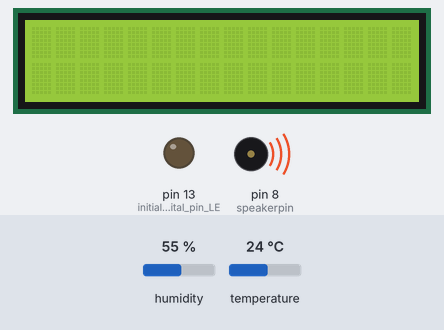
Recording of a sketch running on a simulated Arduino Uno, built with avr-gcc and run on an emulated ATmega328P. On the bench: 16×2 character LCD, output pins drawn as LEDs (lit = HIGH), buzzer (waves = sounding). The inputs (shaded band) are chosen by the test bench; at power-on: humidity 55 %, temperature 24 °C. What the sketch prints to the serial monitor is not drawn.

Above: at 1.2 s.
1.3 s: humidity set to 52 %
At 5.5 s:
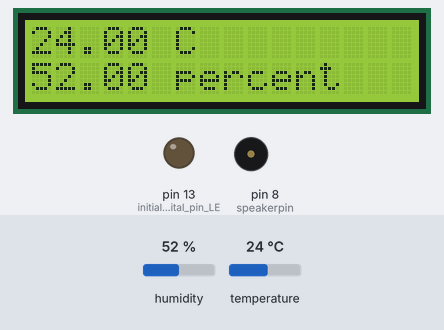
5.6 s: humidity set to 49 %
At 7.4 s:
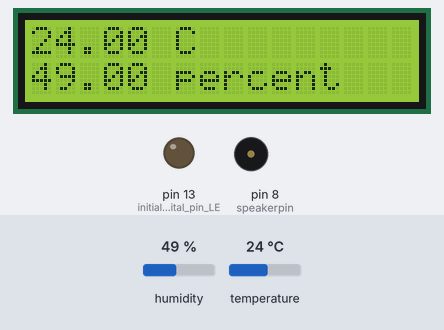
9.6 s: temperature set to 12 °C
At 11.5 s:
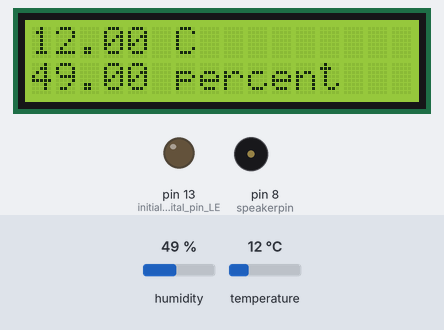
13.6 s: temperature set to 19 °C
At 15.6 s:
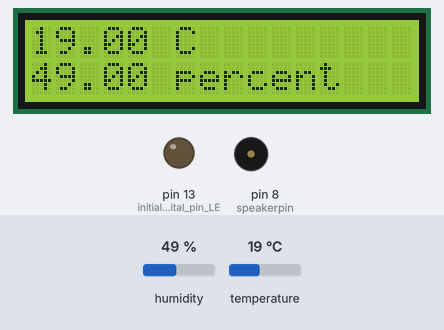
Timing chart, 0 to 17.1 s (numbered marks = the images above; inputs shaded):
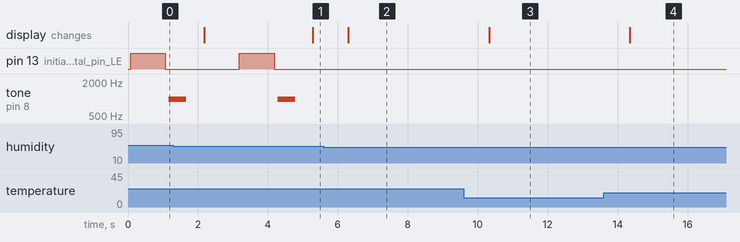

The sketch:

Lcd_DHT22.ino
```cpp
#include <Adafruit_Sensor.h>
#include <DHT.h>
#include <LiquidCrystal.h>         //Add this library to initialize LCD

//Constants
#define DHTPIN 7                  // what pin we're connected to
#define DHTTYPE DHT22            // DHT 22  (AM2302)
DHT dht(DHTPIN, DHTTYPE);        // Initialize DHT sensor for normal 16mhz Arduino
const int rs = 12, en = 11, d4 = 5, d5 = 4, d6 = 3, d7 = 2;
LiquidCrystal lcd(rs,en,d4,d5,d6,d7); //initialize pins for LCD

//Variables
int chk;
float humidity;             //Stores humidity value
float temperature;         //Stores temperature value
const int speakerpin = 8; // digital pin on the Arduino that the positive lead of speaker is attached.


void setup()
{
  lcd.begin(16,2);
  Serial.begin(9600);
  dht.begin();
  pinMode(LED_BUILTIN, OUTPUT);                     // initialize digital pin LED_BUILTIN as an output.
  pinMode(speakerpin,OUTPUT);                       // pin 8 is set as output.
  lcd.print("hello, world!");                       // Print a message to the LCD.
  lcd.clear();
  Serial.println("Humidity,Temp");
}

void loop()
{
    //Read data and store it to variables humidity and temperature
    humidity = dht.readHumidity();
    temperature= dht.readTemperature();

    if(humidity > 50)
     {
       digitalWrite(LED_BUILTIN, HIGH);   // turn the LED on
       delay(1000);                       // wait for 1sec
       digitalWrite(LED_BUILTIN, LOW);    // turn the LED off
       delay(100);
     }
    else
     {
       digitalWrite(LED_BUILTIN, LOW);    // turn the LED off
     }

     if(humidity > 50)
     {
      tone(speakerpin, 1000, 500);    //tone(pin,freq(1KHz),duration(500msec))
      delay(500);
      noTone(speakerpin);
      delay(500);
     }
     else
     {
      noTone(speakerpin);
     }

    //Print temperature and humidity values to serial monitor
    //Serial.print("Humidity: ");
    Serial.print(humidity);
    //Serial.print(" %, Temp: ");
    Serial.print(",");
    Serial.println(temperature);
    //Serial.println(" Celsius");

    lcd.display(); // Turn on the display:
    //Print temperature and humidity value on 16X2 LCD
    lcd.setCursor(0,0);                                //top left
    lcd.print(temperature);
    lcd.print(" C");
    lcd.setCursor(0,1);                               //bottom left
    lcd.print(humidity);
    lcd.print(" percent");
    delay(1000);                                     //Delay 2 sec.
}
/*
void dht22sensor(float humidity)
{
  float hum;
  if(hum > 50)
  {
    for(int i = 0; i<5; i++){
      digitalWrite(LED_BUILTIN, HIGH);   // turn the LED on
      delay(1000);                       // wait for 1sec
      digitalWrite(LED_BUILTIN, LOW);    // turn the LED off
      delay(100);
    }
  }
  else
  {
    digitalWrite(LED_BUILTIN, LOW);    // turn the LED off
  }
}

void speaker(float humidity)
{
  float humidityValue;
  if(humidityValue > 50){
     //for(int i = 0; i<5; i++){
      tone(speakerpin, 1000, 500);    //tone(pin,freq(1KHz),duration(500msec))
      delay(500);
      noTone(speakerpin);
      delay(500);
    // }
  }
  else{
    noTone(speakerpin);
  }
}
*/
```

Measured:
- after the input at 1.3 s, the display: first differs from a run without the input after 4.0 s (image 1)
- after the input at 5.6 s, pin 13 (initialize_digital_pin_LE): stays LOW (without the input it goes to HIGH after 0.69 s); tone on pin 8 (speakerpin): stays silent (without the input it goes to 1000 Hz after 1.8 s); the display: changes after 0.70 s (image 2)
- after the input at 9.6 s, the display: changes after 0.73 s (image 3)
- after the input at 13.6 s, the display: changes after 0.75 s (image 4)
